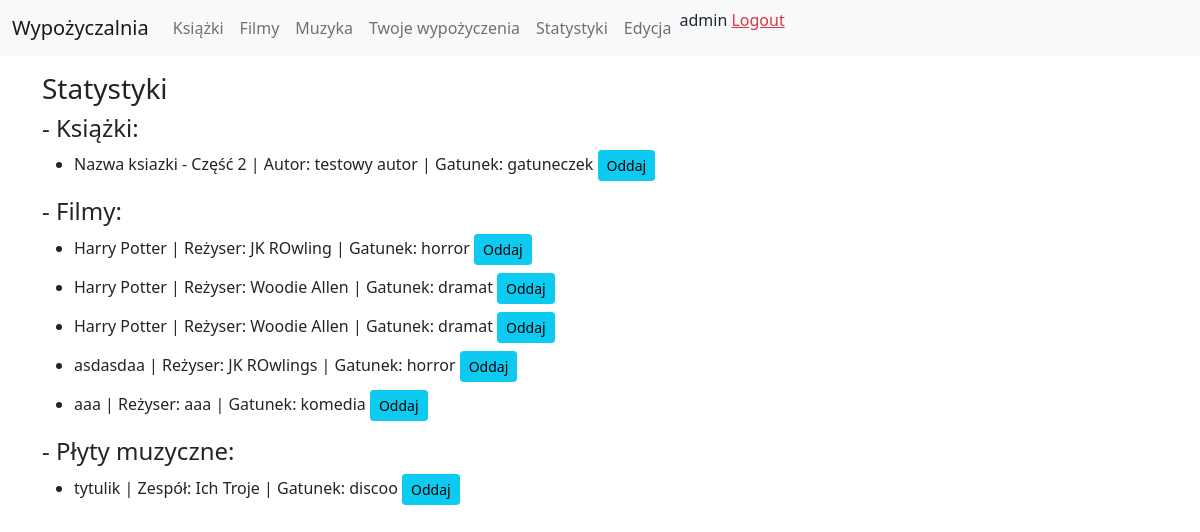
Before: /biblioteka/wypozyczenia/ (signed in) with the older database file.
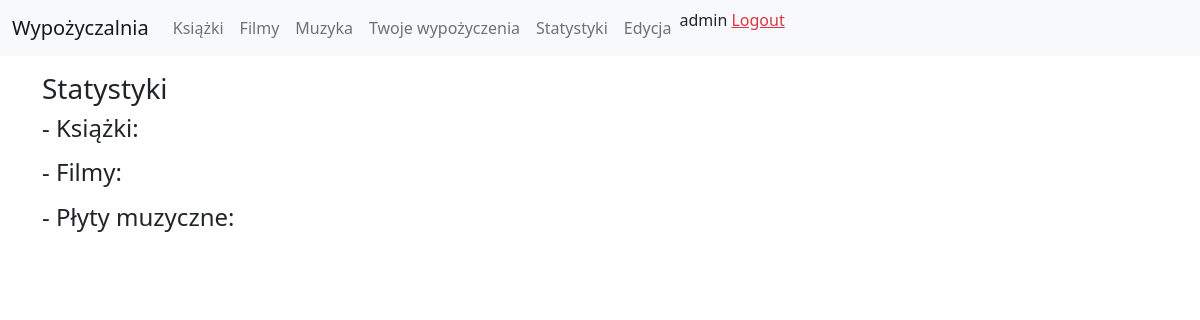
After: the same page with the newer database file.
### Biblioteka/models.py (models this page shows, shortened)
class Ksiazka(models.Model):
    id = models.AutoField(primary_key=True)
    autor = models.CharField(max_length=200)
    tytul = models.CharField(max_length=200)
    gatunek = models.CharField(max_length=200)
    ISBN = models.CharField(max_length=13, unique=True)
    wypozyczajacy = models.ForeignKey(settings.AUTH_USER_MODEL, on_delete=models.CASCADE, blank=True, null=True)
    class Meta:
        unique_together = ('autor', 'tytul', 'gatunek',)

class Film(models.Model):
    rezyser = models.CharField(max_length=200)
    tytul = models.CharField(max_length=200)
    gatunek = models.CharField(max_length=200)
    czas_trwania = models.IntegerField()
    wypozyczajacy = models.ForeignKey(settings.AUTH_USER_MODEL, on_delete=models.CASCADE, blank=True, null=True)
    class Meta:
        unique_together = ('rezyser', 'tytul', 'czas_trwania',)

class Plyta(models.Model):
    zespol = models.CharField(max_length=200)
    tytul = models.CharField(max_length=200)
    gatunek = models.CharField(max_length=200)
    lista_utworow = models.CharField(max_length=200)
    czas_trwania = models.IntegerField()
    wypozyczajacy = models.ForeignKey(settings.AUTH_USER_MODEL, on_delete=models.CASCADE, blank=True, null=True)

### Biblioteka/views.py (the view)
# urls.py: path('wypozyczenia/', login_required(login_url='loginPage')(Wypozyczenia.as_view()), name='wypozyczenia'),
class Wypozyczenia(View):
    def get(self, request):
            username = request.user
            try:
                ksiazki = get_list_or_404(Ksiazka, wypozyczajacy=username)
            except:
                ksiazki = None
            try:
                filmy = get_list_or_404(Film, wypozyczajacy=username)
            except:
                filmy = None
            try:
                plyty = get_list_or_404(Plyta, wypozyczajacy=username)
            except:
                plyty = None
            return render(request, 'biblioteka/wypozyczenia.html', {'ksiazki': ksiazki,'filmy':filmy, 'plyty':plyty})

### Biblioteka/templates/biblioteka/wypozyczenia.html
{% extends "base.html" %}
{% block content %}
<div class="container pt-3">
    <h3>Statystyki</h3>
    <h4>- Książki:</h4>
    <ul>
        {% for ksiazka in ksiazki %}
        <li class="mb-2">{{ksiazka.tytul}} | Autor: {{ksiazka.autor}} | Gatunek: {{ksiazka.gatunek}}  <a href='/biblioteka/zwroc/ksiazki/{{ksiazka.id}}' class='btn btn-info btn-sm'>Oddaj</a></li>
        {% endfor %}
    </ul>
    <h4>- Filmy:</h4>
    <ul>
        {% for film in filmy %}
        <li class="mb-2">{{film.tytul}} | Reżyser: {{film.rezyser}} | Gatunek: {{film.gatunek}}  <a href='/biblioteka/zwroc/filmy/{{film.id}}' class='btn btn-info btn-sm'>Oddaj</a></li>
        {% endfor %}
    </ul>
    <h4>- Płyty muzyczne:</h4>
    <ul>
        {% for plyta in plyty %}
        <li class="mb-2">{{plyta.tytul}} | Zespół: {{plyta.zespol}} | Gatunek: {{plyta.gatunek}}  <a href='/biblioteka/zwroc/plyty/{{plyta.id}}' class='btn btn-info btn-sm'>Oddaj</a></li>
        {% endfor %}
    </ul>
</div>
{% endblock %}

### Biblioteka/templates/base.html (shortened to what this page needs)
<!DOCTYPE html>
<html lang="en">
<head>
    <link href="https://cdn.jsdelivr.net/npm/bootstrap@5.0.1/dist/css/bootstrap.min.css" rel="stylesheet">
</head>
<body>
    <nav class="navbar navbar-expand-lg navbar-light bg-light">
        <div class="container-fluid">
          <a class="navbar-brand" href="#">Wypożyczalnia</a>
          <div class="collapse navbar-collapse" id="navbarNav">
            <ul class="navbar-nav">
              <li class="nav-item">
                <a class="nav-link" href="/biblioteka/ksiazki">Książki</a>
              </li>
              <li class="nav-item">
                <a class="nav-link" href="/biblioteka/filmy">Filmy</a>
              </li>
              <li class="nav-item">
                <a class="nav-link" href="/biblioteka/plyty">Muzyka</a>
              </li>
              <li class="nav-item">
                <a class="nav-link" href="/biblioteka/wypozyczenia" >Twoje wypożyczenia</a>
              </li>
              <li class="nav-item">
                <a class="nav-link" href="/biblioteka/statystyki/2021-01-01/2022-01-01" >Statystyki</a>
              </li>
              {% if user.is_superuser %}
              <li class="nav-item">
                <a class="nav-link" href="/biblioteka/strona-edycja" >Edycja</a>
              </li>
              {% endif %}
              {% if request.user.is_authenticated %}
              <li>
                {{request.user}}
                <a class='text-danger' href="/biblioteka/logout">Logout</a>
              </li>
              {% endif %}
            </ul>
          </div>
        </div>
    </nav>
    {% block content %}
    {% endblock %}
</body>
</html>

Changed rows visible on the page:
removed Ksiazka: tytul "Nazwa ksiazki - Część 2", autor "testowy autor", gatunek "gatuneczek"
removed Film: tytul "Harry Potter", rezyser "JK ROwling", gatunek "horror"
removed Film: tytul "Harry Potter", rezyser "Woodie Allen", gatunek "dramat"
removed Film: tytul "Harry Potter", rezyser "Woodie Allen", gatunek "dramat"
removed Film: tytul "asdasdaa", rezyser "JK ROwlings", gatunek "horror"
removed Film: tytul "aaa", rezyser "aaa", gatunek "komedia"
removed Plyta: tytul "tytulik", zespol "Ich Troje", gatunek "discoo"
